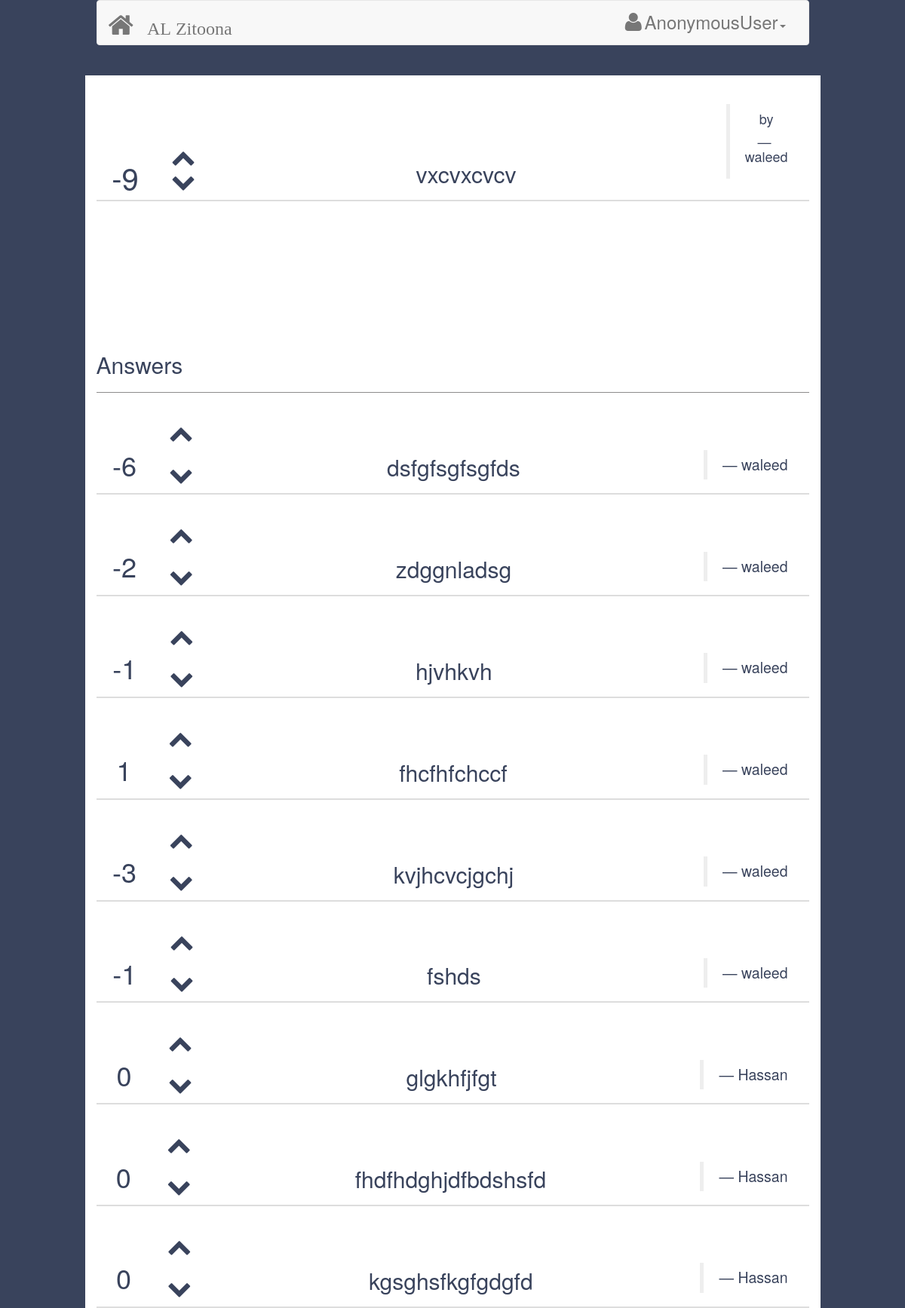
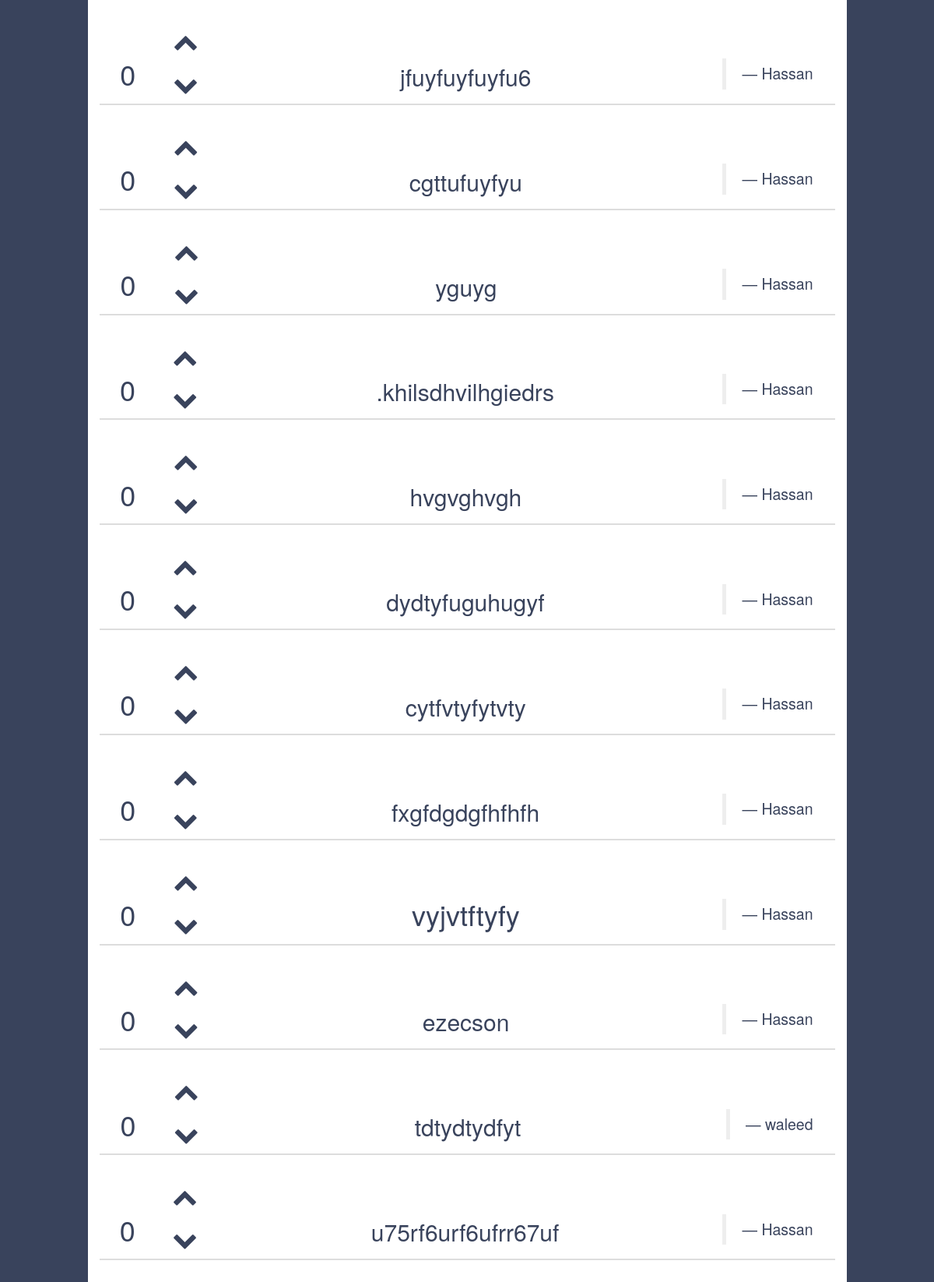
The app's page /home/questions/All/61/ (upper part) with its own data (2 pictures, top to bottom).
### Questions/models.py (models this page shows, shortened)
class ask_question(models.Model):
    asker=models.CharField("Asker",max_length=100,default="User")
    question_id=models.AutoField(unique=True,primary_key=True,default=None)
    question_title = models.CharField("question title", max_length=150, default=None)
    question = models.CharField("question", max_length=1000, default=None)
    specialization = models.CharField("specialization", max_length=50, default=None)
    date = models.DateField("date", auto_now_add=True)
    upvote=models.IntegerField("upvote",default=0)
    downvote=models.IntegerField("downvote",default=0)
    all_votings=models.IntegerField("Voters",default=0)
    weekday= models.IntegerField("week day",default=0)
    dayOfWeek=models.IntegerField("day Of Week",default=1)

class answer(models.Model):
    answer_id=models.AutoField(primary_key=True,unique=True,default=None)
    asker = models.CharField("asker", max_length=30, default=None)
    answer_by=models.CharField("answer by",max_length=100,default="User")
    question_key = models.ForeignKey(ask_question)
    answer = models.CharField("answer", max_length=800, default=None)
    up_vote = models.IntegerField("upvote",  default=0)
    down_vote = models.IntegerField("downvote",  default=0)
    all_votings=models.IntegerField("voters",default=0)
    weekday= models.IntegerField("week day",default=1)
    dayOfWeek=models.IntegerField("day Of Week",default=1)
    comment = models.CharField("comment", max_length=200, default="no comment")
    def __unicode__(self):
        return self.answer

### Questions/views.py (the view, shortened to what this page needs)
# urls.py: url(r'^home/questions/All/(?P<question_id>\d+)/$', question_full_page),
def question_full_page(request, question_id):
    if request.method == "GET":
        all = ask_question.objects.filter(question_id=question_id)
        all_votings = all[0].all_votings
        asker = all[0].asker
        question = all[0].question
        All_Answers_1 = answer.objects.filter(question_key=all[0])
        answer_by = [str(name.answer_by) for name in All_Answers_1]
        answers_id = [str(id.answer_id) for id in All_Answers_1]
        answer_votes = [str(vote.all_votings) for vote in All_Answers_1]
        list = zip(All_Answers_1, answer_by, answers_id, answer_votes)
        context = {"Up_id": question_id, "Down_id": question_id, "asker": asker, "votings": all_votings,
                   "question": question, "All_answers": list}
        return render(request, "User_htmls/question_full_page.html", context)

### templates/User_htmls/question_full_page.html (shortened to what this page needs)
{% load staticfiles %}
<html>
<head>
    <link href="{% static 'css/bootstrap.min.css'%}" rel="stylesheet">
    <link href="{% static 'css/font-awesome.min.css'%}" rel="stylesheet">
    <link href="{% static 'css/question_full_page.css'%}" rel="stylesheet">
</head>
<body>
<div class="container">
    <div class="row">
         <div class="col-sm-10 col-sm-offset-1" >
             {% include 'Site_Bar.html'%}
         </div>
        <div class="col-sm-10 col-sm-offset-1" style="margin-top:20px;background-color:white">
            <div>
                <table class="table" style="margin-top:30px">
                    <thead>
                    <tr>
                        <th class="col-xs-1">
                            <span id="question-vote-result" style="color:#39435c;font-size:40px"
                                  class="h1">{{votings}}</span>
                        </th>
                        <th class="col-xs-1">
                            <a href="#" id="{{Up_id}}" class="up-vote-question"><i class="fa fa-chevron-up fa-2x"
                                                                                   style="color:#39435c"></i></a>
                            <a href="#" id="{{Down_id}}" class="down-vote-question"><i class="fa fa-chevron-down fa-2x"
                                                                                       style="color:#39435c"></i></a>
                        </th>
                        <th class="col-xs-9">
                            <div>
                                <span class="h2" style="color:#39435c;">
                                   {{question|safe}}
                                </span>
                            </div>
                        </th>
                        <th class="col-xs-1">
                            <blockquote><span class="h4" style="color:#39435c"> by</span>
                                <small class="h4" style="color:#39435c;"> {{asker}}</small>
                            </blockquote>
                        </th>
                    </tr>
                    </thead>
                </table>
                <div style="margin-top:200px;color:#39435c">
                    <div class="h2">Answers</div>
                    <hr class="separator">
                    {% for item in All_answers %}
                    <table class="table" style="margin-top:30px" id="table">
                        <thead>
                        <tr>
                            <th class="col-xs-1 " >
                                <div class="h1 voting" style="color:#39435c" id="{{item.2}}">{{item.3}}</div>
                            </th>
                            <th class="col-xs-1 AnswerId" id="th{{item.2}}">
                                <a href="#th{{item.2}}" class="UpVote" id="{{item.2}}" title="I like it"> <i class="fa fa-chevron-up fa-2x " style="color:#39435c"></i></a>
                                <br><br>
                                <a href="#th{{item.2}}" class="DownVote" id="{{item.2}}" title="I don't like it "><i class="fa fa-chevron-down fa-2x " style="color:#39435c" ></i></a>
                            </th>
                            <th class="col-xs-9 ">
                                <div class="h2" style="color:#39435c;">
                                    {{item.0|safe}}
                                </div>
                            </th>
                            <th class="col-xs-1 ">
                                <div class="h2" style="color:#39435c;">
                                    <blockquote class="h2">
                                        <small style="color:#39435c">{{item.1}}</small>
                                    </blockquote>
                                </div>
                            </th>
                        </tr>
                        </thead>
                    </table>
                    {% endfor %}
                </div>
                <br><br><br><br><hr class="separator">
            </div>
            <br><br><br><br><br><br><br><br>
        </div>
    </div>
</div>
</body>
</html>

### static/css/question_full_page.css (style rules this page uses)
hr.separator { border-top: 1px solid #8c8b8b; text-align: center; }
hr.separator:after { content: '§'; display: inline-block; position: relative; top: -14px; padding: 0 10px; background: #39435c; color: #8c8b8b; font-size: 18px; -webkit-transform: rotate(60deg); -moz-transform: rotate(60deg); transform: rotate(60deg); }

### templates/User_htmls/question_full_page.html (style rules this page uses)
td,th { text-align:center ; }
body { background-color:#39435c }

### records on screen
ask_question: question "vxcvxcvcv", asker "waleed"
answer: all_votings "-6", answer "dsfgfsgfsgfds", answer_by "waleed"
answer: all_votings "-2", answer "zdggnladsg", answer_by "waleed"
answer: all_votings "-1", answer "hjvhkvh", answer_by "waleed"
answer: item "1", answer "fhcfhfchccf", answer_by "waleed"
answer: all_votings "-3", answer "kvjhcvcjgchj", answer_by "waleed"
answer: all_votings "-1", answer "fshds", answer_by "waleed"
answer: item "0", answer "glgkhfjfgt", answer_by "Hassan"
answer: item "0", answer "fhdfhdghjdfbdshsfd", answer_by "Hassan"
answer: item "0", answer "kgsghsfkgfgdgfd", answer_by "Hassan"
answer: item "0", answer "jfuyfuyfuyfu6", answer_by "Hassan"
answer: item "0", answer "cgttufuyfyu", answer_by "Hassan"
answer: item "0", answer "yguyg", answer_by "Hassan"
answer: item "0", answer ".khilsdhvilhgiedrs", answer_by "Hassan"
answer: item "0", answer "hvgvghvgh", answer_by "Hassan"
answer: item "0", answer "dydtyfuguhugyf", answer_by "Hassan"
answer: item "0", answer "cytfvtyfytvty", answer_by "Hassan"
answer: item "0", answer "fxgfdgdgfhfhfh", answer_by "Hassan"
answer: item "0", answer "vyjvtftyfy", answer_by "Hassan"
answer: item "0", answer "ezecson", answer_by "Hassan"
answer: item "0", answer "tdtydtydfyt", answer_by "waleed"
answer: item "0", answer "u75rf6urf6ufrr67uf", answer_by "Hassan"

### other values on screen
{{ request.user }} "AnonymousUser"
{{ votings }} "-9"
